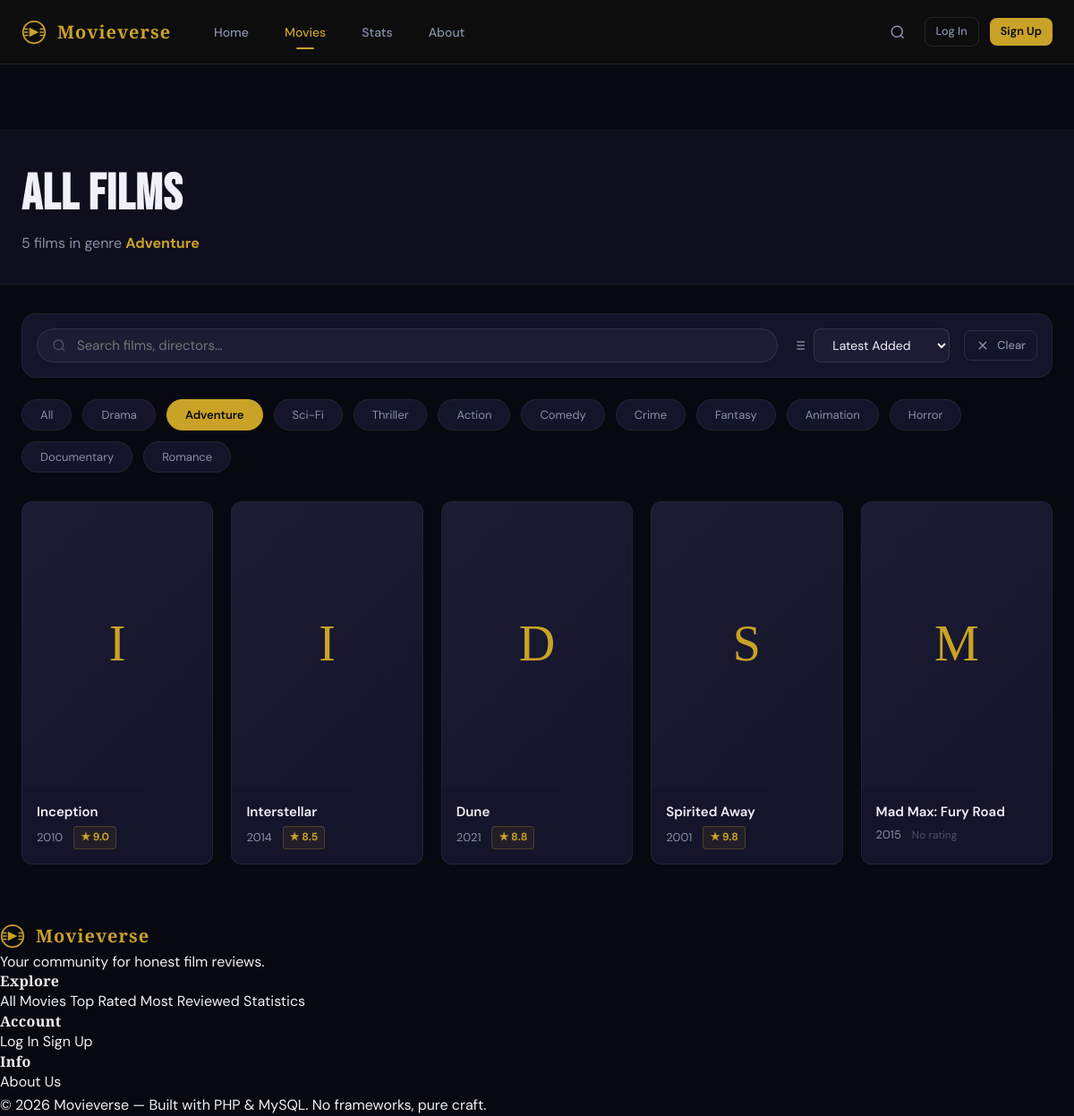
The app's page /movies.php?genre=adventure with its own data.
### tables this page shows
CREATE TABLE `genres` (
  `id` int(11) NOT NULL,
  `name` varchar(50) NOT NULL,
  `slug` varchar(50) NOT NULL,
  `created_at` timestamp NOT NULL DEFAULT current_timestamp()
);

CREATE TABLE `movies` (
  `id` int(11) NOT NULL,
  `title` varchar(200) NOT NULL,
  `year` year(4) NOT NULL,
  `director` varchar(100) DEFAULT NULL,
  `duration` int(11) DEFAULT NULL COMMENT 'in minutes',
  `synopsis` text DEFAULT NULL,
  `poster_url` varchar(500) DEFAULT NULL,
  `trailer_url` varchar(500) DEFAULT NULL,
  `created_at` timestamp NOT NULL DEFAULT current_timestamp(),
  `updated_at` timestamp NOT NULL DEFAULT current_timestamp() ON UPDATE current_timestamp()
);

### includes/helpers.php (called while the page is built, shortened)
<?php
function getMovies(PDO $pdo, array $opts = []): array {
    $search   = $opts['search']   ?? '';
    $genre    = $opts['genre']    ?? '';
    $sort     = $opts['sort']     ?? 'latest';
    $limit    = $opts['limit']    ?? 0;
    $offset   = $opts['offset']   ?? 0;
    $where = ['1=1'];
    $params = [];
    if ($genre) {
        $where[] = 'EXISTS (
            SELECT 1 FROM movie_genres mg2
            JOIN genres g2 ON mg2.genre_id = g2.id
            WHERE mg2.movie_id = m.id AND g2.slug = ?
        )';
        $params[] = $genre;
    }
    $orderBy = match($sort) {
        'rating'  => 'avg_rating DESC, review_count DESC',
        'reviews' => 'review_count DESC, avg_rating DESC',
        'title'   => 'm.title ASC',
        default   => 'm.created_at DESC',
    };
    $limitClause = $limit > 0 ? "LIMIT {$limit} OFFSET {$offset}" : '';
    $whereStr = implode(' AND ', $where);
    $sql = "
        SELECT
            m.*,
            COUNT(DISTINCT r.id) AS review_count,
            COALESCE(ROUND(AVG(r.rating), 1), 0) AS avg_rating,
            COUNT(DISTINCT f.user_id) AS favorite_count,
            GROUP_CONCAT(DISTINCT g.name ORDER BY g.name SEPARATOR ', ') AS genres
        FROM movies m
        LEFT JOIN reviews r ON m.id = r.movie_id
        LEFT JOIN favorites f ON m.id = f.movie_id
        LEFT JOIN movie_genres mg ON m.id = mg.movie_id
        LEFT JOIN genres g ON mg.genre_id = g.id
        WHERE {$whereStr}
        GROUP BY m.id
        ORDER BY {$orderBy}
        {$limitClause}
    ";
    $stmt = $pdo->prepare($sql);
    $stmt->execute($params);
    return $stmt->fetchAll();
}
function countMovies(PDO $pdo, string $search = '', string $genre = ''): int {
    $where = ['1=1'];
    $params = [];
    if ($genre) {
        $where[] = 'EXISTS (SELECT 1 FROM movie_genres mg2 JOIN genres g2 ON mg2.genre_id = g2.id WHERE mg2.movie_id = m.id AND g2.slug = ?)';
        $params[] = $genre;
    }
    $whereStr = implode(' AND ', $where);
    $stmt = $pdo->prepare("SELECT COUNT(DISTINCT m.id) FROM movies m LEFT JOIN movie_genres mg ON m.id = mg.movie_id LEFT JOIN genres g ON mg.genre_id = g.id WHERE {$whereStr}");
    $stmt->execute($params);
    return (int)$stmt->fetchColumn();
}
function getGenres(PDO $pdo, bool $withCount = false): array {
    if ($withCount) {
        $stmt = $pdo->query("
            SELECT g.*, COUNT(DISTINCT mg.movie_id) AS movie_count
            FROM genres g
            LEFT JOIN movie_genres mg ON g.id = mg.genre_id
            GROUP BY g.id
            ORDER BY movie_count DESC, g.name ASC
        ");
    } else {
        $stmt = $pdo->query("SELECT * FROM genres ORDER BY name ASC");
    }
    return $stmt->fetchAll();
}
function ratingColor(float $rating): string {
    if ($rating >= 8) return 'rating-gold';
    return 'rating-low';
}

### config/auth.php (called while the page is built, shortened)
<?php
function e(string $str): string {
    return htmlspecialchars($str, ENT_QUOTES, 'UTF-8');
}

### movies.php (the view, shortened to what this page needs)
<?php
require_once __DIR__ . '/config/db.php';
require_once __DIR__ . '/config/auth.php';
require_once __DIR__ . '/includes/helpers.php';
$search  = trim($_GET['q']     ?? '');
$genre   = trim($_GET['genre'] ?? '');
$sort    = in_array($_GET['sort'] ?? '', ['latest','rating','reviews','title']) ? $_GET['sort'] : 'latest';
$perPage = 24;
$page    = max(1, (int)($_GET['page'] ?? 1));
$offset  = ($page - 1) * $perPage;
$total    = countMovies($pdo, $search, $genre);
$movies   = getMovies($pdo, compact('search', 'genre', 'sort') + ['limit' => $perPage, 'offset' => $offset]);
$genres   = getGenres($pdo, true);
include __DIR__ . '/includes/header.php';
?>
<div style="background: var(--bg-surface); border-bottom: 1px solid var(--border); padding: var(--s-10) 0 var(--s-8);">
    <div class="container">
        <h1 style="font-family: var(--font-hero); font-size: clamp(2rem,5vw,3.5rem); color: var(--text-primary); margin-bottom: var(--s-2);">
            All Films
        </h1>
        <p style="color: var(--text-secondary);">
            <?= number_format($total) ?> film<?= $total !== 1 ? 's' : '' ?>
            <?php if ($genre): ?> in genre <strong style="color:var(--accent)"><?= e(ucfirst($genre)) ?></strong><?php endif; ?>
        </p>
    </div>
</div>
<div class="container" style="padding-top: var(--s-8); padding-bottom: var(--s-16);">
    <form method="GET" id="filterForm">
        <div class="filter-bar">
            <div class="filter-search" style="flex:1; min-width: 220px;">
                <svg viewBox="0 0 24 24" fill="none" stroke="currentColor" stroke-width="2"><circle cx="11" cy="11" r="8"/><line x1="21" y1="21" x2="16.65" y2="16.65"/></svg>
                <input type="text" name="q" id="searchInput"
                       value="<?= e($search) ?>"
                       placeholder="Search films, directors…">
            </div>
            <div class="filter-sort">
                <select name="sort" id="sortSelect">
                    <option value="latest"  <?= $sort==='latest'  ? 'selected':'' ?>>Latest Added</option>
                </select>
            </div>
            <?php if ($search || $genre): ?>
            <a href="movies.php" class="btn btn-ghost btn-sm">
                <svg viewBox="0 0 24 24" fill="none" stroke="currentColor" stroke-width="2" width="14" height="14"><line x1="18" y1="6" x2="6" y2="18"/><line x1="6" y1="6" x2="18" y2="18"/></svg>
                Clear
            </a>
            <?php endif; ?>
        </div>
        <div class="genre-chips" style="margin-bottom: var(--s-8);">
            <button type="button" class="genre-chip <?= !$genre ? 'active' : '' ?>" data-genre="" onclick="document.getElementById('genreInput').value=''; document.getElementById('filterForm').submit()">All</button>
            <?php foreach ($genres as $g): ?>
            <button type="button" class="genre-chip <?= $genre === $g['slug'] ? 'active' : '' ?>"
                    data-genre="<?= e($g['slug']) ?>"
                    onclick="document.getElementById('genreInput').value='<?= e($g['slug']) ?>'; document.getElementById('filterForm').submit()">
                <?= e($g['name']) ?>
            </button>
            <?php endforeach; ?>
        </div>
    </form>
    <?php if (empty($movies)): ?>
    <div class="empty-state">
        <div class="empty-icon">🎬</div>
        <h3>No films found</h3>
        <p>Try a different search or filter.</p>
        <a href="movies.php" class="btn btn-ghost" style="margin-top:var(--s-4)">Browse All Films</a>
    </div>
    <?php else: ?>
    <div class="movies-grid stagger">
        <?php foreach ($movies as $movie): ?>
        <?php include __DIR__ . '/includes/movie-card.php'; ?>
        <?php endforeach; ?>
    </div>
    <?php endif; ?>
</div>
<?php include __DIR__ . '/includes/footer.php'; ?>

### includes/movie-card.php (shortened to what this page needs)
<div class="movie-card">
    <a href="<?= BASE_URL ?>/movie.php?id=<?= (int)$movie['id'] ?>">
        <div class="movie-poster">
        </div>
        <div class="movie-info">
            <div class="movie-title" title="<?= e($movie['title']) ?>"><?= e($movie['title']) ?></div>
            <div class="movie-meta">
                <span><?= e((string)$movie['year']) ?></span>
                <?php if ($movie['avg_rating'] > 0): ?>
                <span class="rating-badge <?= ratingColor((float)$movie['avg_rating']) ?>">
                    ★ <?= number_format((float)$movie['avg_rating'], 1) ?>
                </span>
                <?php else: ?>
                <span style="font-size:.75rem;color:var(--text-muted)">No rating</span>
                <?php endif; ?>
            </div>
        </div>
    </a>
</div>

### records on screen
genres: name "Drama"
genres: name "Adventure"
genres: name "Sci-Fi"
genres: name "Thriller"
genres: name "Action"
genres: name "Comedy"
genres: name "Crime"
genres: name "Fantasy"
genres: name "Animation"
genres: name "Horror"
genres: name "Documentary"
genres: name "Romance"
movies: title "Inception", year "2010", avg_rating "9.0"
movies: title "Interstellar", year "2014", avg_rating "8.5"
movies: title "Dune", year "2021", avg_rating "8.8"
movies: title "Spirited Away", year "2001", avg_rating "9.8"
movies: title "Mad Max: Fury Road", year "2015", shows "No rating"

### other values on screen
$total "5"
$genre "Adventure"
